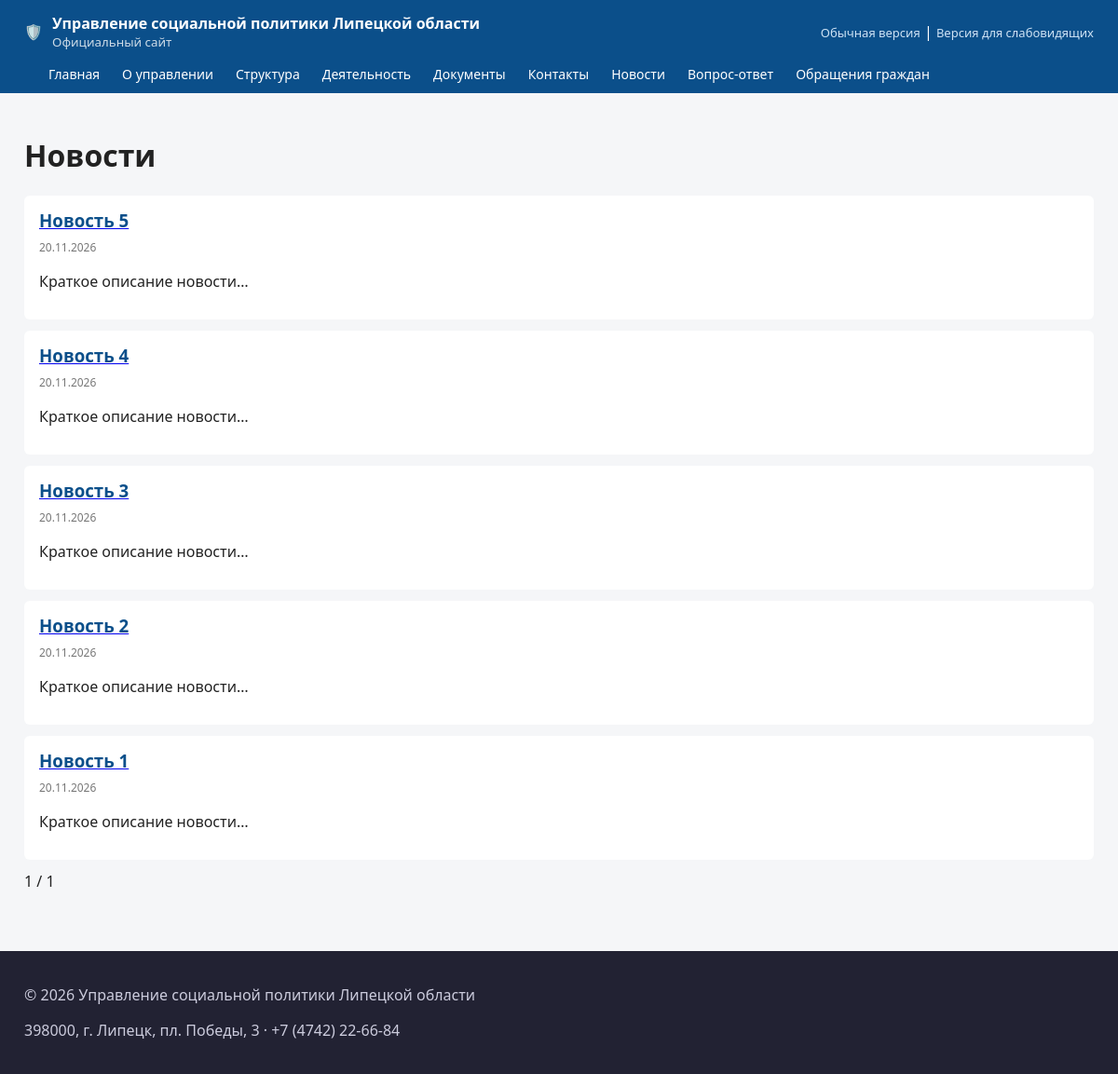
Page /news/ on the committed database.
### app/db.py (models this page shows)
class Setting(db.Model):
    __tablename__ = 'settings_params'
    id = db.Column(db.Integer, primary_key=True)
    name = db.Column(db.String(100), unique=True)
    title = db.Column(db.String(255))
    value = db.Column(db.Text)
    sort = db.Column(db.Integer, default=100)

class MenuItem(db.Model):
    __tablename__ = 'menu_items'
    id = db.Column(db.Integer, primary_key=True)
    title = db.Column(db.String(255), nullable=False)
    link = db.Column(db.String(255))
    parent_id = db.Column(db.Integer, db.ForeignKey('menu_items.id'))
    sort = db.Column(db.Integer, default=100)
    active = db.Column(db.Boolean, default=True)
    css = db.Column(db.String(64))
    children = db.relationship('MenuItem', backref=db.backref('parent', remote_side=[id]),
                               order_by='MenuItem.sort')

class IBlock(db.Model):
    __tablename__ = 'iblock'
    id = db.Column(db.Integer, primary_key=True)
    code = db.Column(db.String(64), unique=True)
    name = db.Column(db.String(255))
    elements = db.relationship('IBlockElement', backref='iblock')

class IBlockElement(db.Model):
    __tablename__ = 'iblock_element'
    id = db.Column(db.Integer, primary_key=True)
    iblock_id = db.Column(db.Integer, db.ForeignKey('iblock.id'))
    section_id = db.Column(db.Integer, db.ForeignKey('iblock_section.id'))
    name = db.Column(db.String(255), nullable=False)
    preview_text = db.Column(db.Text)
    detail_text = db.Column(db.Text)
    preview_picture = db.Column(db.String(255))
    active = db.Column(db.Boolean, default=True)
    published = db.Column(db.Boolean, default=True)
    sort = db.Column(db.Integer, default=100)
    created_at = db.Column(db.DateTime, default=datetime.utcnow)

### app/frontend.py (the view)
@bp.route('/news/')
def news_list():
    ib = IBlock.query.filter_by(code='news').first()
    elements = []
    if ib:
        page = request.args.get('page', 1, type=int)
        query = (IBlockElement.query.filter_by(iblock_id=ib.id, published=True)
                 .order_by(IBlockElement.created_at.desc()))
        total = query.count()
        elements = query.offset((page - 1) * 20).limit(20).all()
        pages = (total + 19) // 20
        return render_template('news/list.html', ib=ib, elements=elements,
                               page=page, pages=pages)
    abort(404)

### app/backend.py (called while the page is built)
@bp.app_context_processor
def inject_backend_menu():
    return {}

### app/frontend.py (called while the page is built)
def site_settings():
    return {s.name: s.value for s in Setting.query.all()}

@bp.app_context_processor
def inject_globals():
    return dict(
        main_menu=MenuItem.query.filter_by(active=True).order_by(MenuItem.sort).all(),
        settings=site_settings(),
    )

### templates/news/list.html (shortened to what this page needs)
{% extends 'base.html' %}
{% block content %}
<h1>{{ ib.name }}</h1>
{% for e in elements %}
<article class="news-item">
  <a href="/news/{{ e.id }}"><h3>{{ e.name }}</h3></a>
  <time>{{ e.created_at.strftime('%d.%m.%Y') }}</time>
  <p>{{ e.preview_text or '' }}</p>
</article>
{% endfor %}
<nav class="pager">
  {{ page }} / {{ pages }}
</nav>
{% endblock %}

### templates/base.html (shortened to what this page needs)
<!DOCTYPE html>
<html lang="ru">
<head>
  <link rel="stylesheet" href="{{ url_for('static', filename='style.css') }}">
</head>
<body>
<header class="site-header">
  <div class="container header-row">
    <a class="logo" href="/">
      <span class="logo-emblem">🛡️</span>
      <span class="logo-text">
        <strong>{{ settings.get('site_name', 'Управление социальной политики Липецкой области') }}</strong>
        <small>Официальный сайт</small>
      </span>
    </a>
    <div class="version-switch">
      <a href="/?version=original">Обычная версия</a> |
      <a href="/?version=special">Версия для слабовидящих</a>
    </div>
  </div>
  <nav class="main-nav container">
    <ul>
      <li><a href="/">Главная</a></li>
      {% for item in main_menu %}
        <li><a href="{{ item.link or ('/page/' ~ item.id) }}">{{ item.title }}</a></li>
      {% endfor %}
      <li><a href="/news/">Новости</a></li>
      <li><a href="/faq/">Вопрос-ответ</a></li>
      <li><a href="/reception/">Обращения граждан</a></li>
    </ul>
  </nav>
</header>
<main class="container">
  {% block content %}{% endblock %}
</main>
<footer class="site-footer">
  <div class="container">
    <p>© {{ settings.get('year', '2026') }} {{ settings.get('site_name', 'Управление социальной политики Липецкой области') }}</p>
    <p>{{ settings.get('address', 'г. Липецк') }} · {{ settings.get('phone', '') }}</p>
  </div>
</footer>
</body>
</html>

### static/style.css (style rules this page uses)
* { box-sizing:border-box }
body { font-family:"Segoe UI",Roboto,Arial,sans-serif;margin:0;color:#222;background:#f5f6f8 }
.container { max-width:1180px;margin:0 auto;padding:0 16px }
.site-header { background:#0b4f8a;color:#fff }
.header-row { display:flex;justify-content:space-between;align-items:center;padding:14px 16px }
.logo { color:#fff;text-decoration:none;display:flex;gap:10px;align-items:center }
.logo-text small { display:block;font-weight:normal;opacity:.8 }
.version-switch a { color:#cfe3f5;text-decoration:none;font-size:13px }
.main-nav ul { list-style:none;display:flex;flex-wrap:wrap;gap:4px;margin:0;padding:0 16px 10px }
.main-nav a { color:#fff;text-decoration:none;padding:6px 10px;border-radius:4px;font-size:14px }
main.container { padding:24px 16px;min-height:60vh }
.news-item { background:#fff;padding:14px 16px;margin-bottom:12px;border-radius:6px }
.news-item h3 { margin:0 0 4px;color:#0b4f8a }
.news-item time { color:#777;font-size:12px }
.site-footer { background:#223;margin-top:40px;color:#ccd;padding:20px 0 }

### rows in the picture
Setting: get "Управление социальной политики Липецкой области"
MenuItem: title "О управлении"
MenuItem: title "Структура"
MenuItem: title "Деятельность"
MenuItem: title "Документы"
MenuItem: title "Контакты"
IBlock: name "Новости"
IBlockElement: name "Новость 5", created_at "20.11.2026", preview_text "Краткое описание новости…"
IBlockElement: name "Новость 4", created_at "20.11.2026", preview_text "Краткое описание новости…"
IBlockElement: name "Новость 3", created_at "20.11.2026", preview_text "Краткое описание новости…"
IBlockElement: name "Новость 2", created_at "20.11.2026", preview_text "Краткое описание новости…"
IBlockElement: name "Новость 1", created_at "20.11.2026", preview_text "Краткое описание новости…"
Setting: get "398000, г. Липецк, пл. Победы, 3"
Setting: get "+7 (4742) 22-66-84"

### other values in the picture
{{ page }} "1"
{{ pages }} "1"
{{ settings.get('year', '2026') }} "2026"
